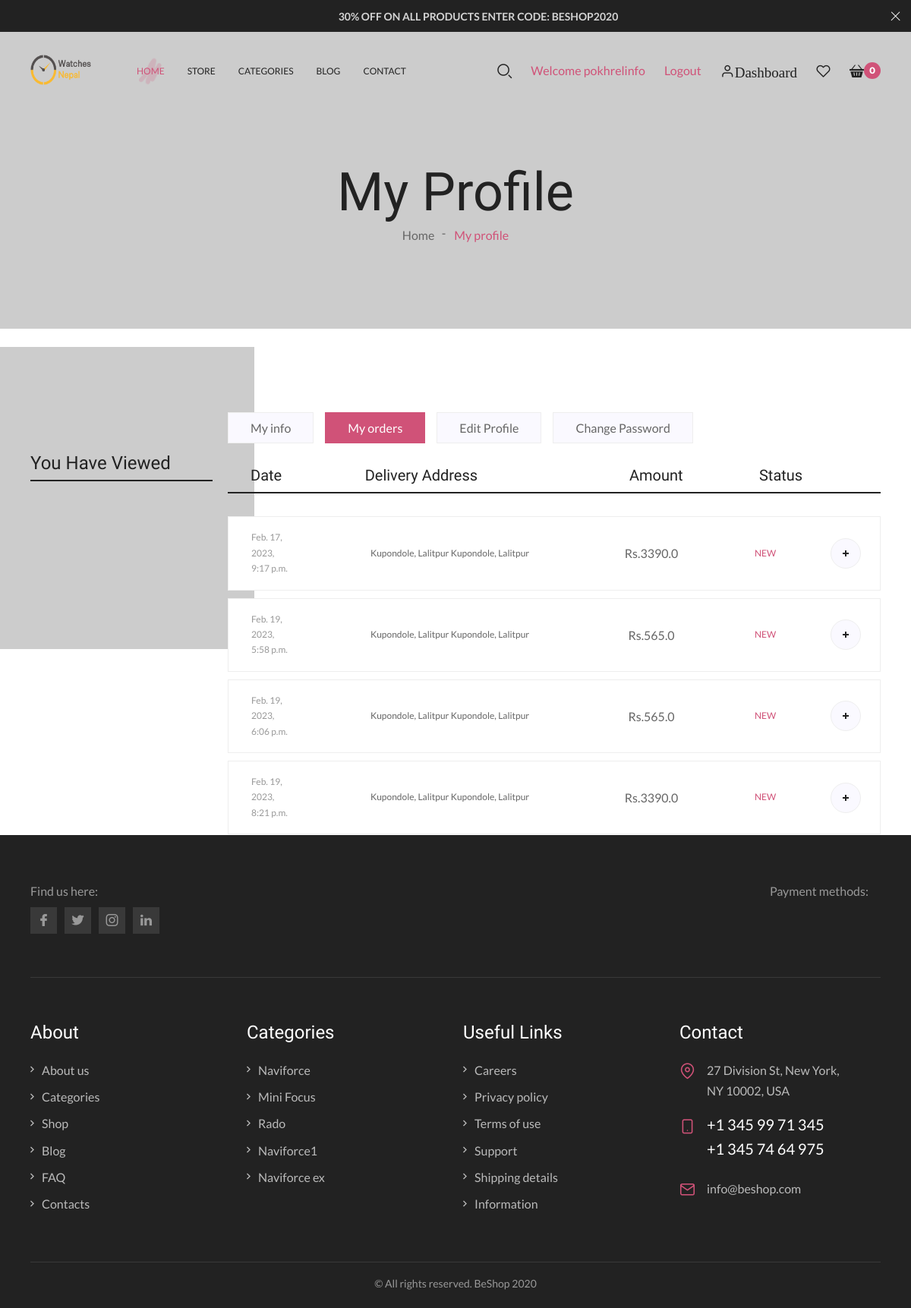
The app's page /accounts/my_order/ (signed in) with its own data.
### orders/models.py (models this page shows, shortened)
class Order(models.Model):
    STATUS = (
        ('New', 'New'),
        ('Accepted', 'Accepted'),
        ('Completed', 'Completed'),
        ('Cancelled', 'Cancelled'),
    )
    user = models.ForeignKey(Account, on_delete=models.SET_NULL, null=True)
    payment = models.ForeignKey(Payment, on_delete=models.SET_NULL, blank=True, null=True)
    order_number = models.CharField(max_length=20)
    first_name = models.CharField(max_length=50)
    last_name = models.CharField(max_length=50, null=True)
    phone = PhoneNumberField(help_text='Contact phone number')
    email = models.EmailField(max_length=50, null=True)
    address_line_1 = models.CharField(max_length=50)
    address_line_2 = models.CharField(max_length=50, blank=True)
    city = models.CharField(max_length=50)
    order_note = models.CharField(max_length=100, blank=True)
    order_total = models.FloatField()
    tax = models.FloatField()
    status = models.CharField(max_length=10, choices=STATUS, default='New')
    ip = models.CharField(blank=True, max_length=20)
    is_ordered = models.BooleanField(default=False)
    created_at = models.DateTimeField(auto_now_add=True)
    updated_at = models.DateTimeField(auto_now=True)
    def full_address(self):
        return f'{self.address_line_1} {self.address_line_2}'

### contact/models.py (models this page shows, shortened)
class Contact(models.Model):
    logo = models.ImageField(upload_to='logo')
    company_name = models.CharField(max_length=250)
    address = models.CharField(max_length=250)
    address_2 = models.CharField(max_length=250, blank=True)
    phone_number = PhoneNumberField(help_text='Contact phone number')
    email = models.EmailField(max_length=20)
    day_open = models.CharField(max_length=100, null=True)
    contact_note = models.TextField(null=True)

class Socialmedia(models.Model):
    facebook = models.URLField(max_length=200)
    instagram = models.URLField(max_length=200)
    twitter = models.URLField(max_length=200)
    youtube = models.URLField(max_length=200, blank=True)

### accounts/models.py (models this page shows, shortened)
class Account(AbstractBaseUser):
    first_name = models.CharField(max_length=50)
    last_name = models.CharField(max_length=50)
    username = models.CharField(max_length=50, unique=True)
    email = models.EmailField(max_length=100,unique=True)
    phone_number = models.CharField(max_length=50)
    date_joined = models.DateTimeField(default=timezone.now)
    last_login  = models.DateTimeField(default=timezone.now)
    is_admin    = models.BooleanField(default=False)
    is_staff    = models.BooleanField(default=False)
    is_active = models.BooleanField(default=False)
    is_superadmin = models.BooleanField(default=False)
    USERNAME_FIELD = 'email'
    REQUIRED_FIELDS = ['username','first_name','last_name']
    objects = MyaccountManager()

### category/models.py (models this page shows, shortened)
class Category(models.Model):
    category_name = models.CharField(max_length=50, unique=True)
    slug = models.SlugField(max_length=200, unique=True)
    description = models.TextField(blank=True)
    image = models.ImageField(upload_to='photos/category', blank=True)
    addition = models.CharField(max_length=200, null=True)
    is_active = models.BooleanField(default=True)
    def get_url(self):
        return reverse('product_by_category', args=[self.slug])

### accounts/views.py (the view)
# urls.py: path('my_order/', views.my_order, name= 'my_order'),
@login_required(login_url = 'login')
def my_order(request):
    orders = Order.objects.filter(user_id=request.user.id, is_ordered=True)
    context = {
        'orders':orders,
    }
    return render(request, 'accounts/my_order.html', context)

### category/context_processors.py (called while the page is built)
def menu_links(request):
    links = Category.objects.all()
    product_cat = Product.objects.filter(category__id__in=links)
    link_count = product_cat.count()
    return dict(links=links, link_count = link_count)

### contact/context_processors.py (called while the page is built)
def social_link(request):
    social_link = Socialmedia.objects.all()
    contact = Contact.objects.all()
    return dict(social_link=social_link,contact=contact)

### templates/accounts/my_order.html (shortened to what this page needs)
{% extends 'base.html'%}
{% load static %}
{% block content %}
        <main class="content">
            <div class="detail-block detail-block_margin">
                <div class="wrapper">
                    <div class="detail-block__content">
                        <h1>My profile</h1>
                        <ul class="bread-crumbs">
                            <li class="bread-crumbs__item">
                                <a href="#" class="bread-crumbs__link">Home</a>
                            </li>
                            <li class="bread-crumbs__item">My profile</li>
                        </ul>
                    </div>
                </div>
            </div>
            <div class="profile">
                <div class="wrapper">
                    <div class="profile-content">
                        <div class="profile-aside">
                            <div class="profile-aside__viewed">
                                <h5>You have viewed</h5>
                            </div>
                        </div>
                        <div class="profile-main">
                            <div class="tab-wrap">
                            {% include 'includes/dashboard_header.html' %}
                                <div class="box-tab-cont">
                                    <div class="tab-cont" id="profile-tab_2">
                                        <div class="profile-orders">
                                            <div class="profile-orders__row profile-orders__row-head">
                                                <div class="profile-orders__col">date</div>
                                                <div class="profile-orders__col">Delivery address</div>
                                                <div class="profile-orders__col">amount</div>
                                                <div class="profile-orders__col">Status</div>
                                            </div>
                                            {% for order in orders%}
                                            <div class="profile-orders__item">
                                                <div class="profile-orders__row">
                                                    <div class="profile-orders__col"><span class="profile-orders__col-mob">date</span><span class="profile-orders__item-date">{{order.created_at}}</span></div>
                                                    <div class="profile-orders__col"><span class="profile-orders__col-mob">Delivery address</span><span class="profile-orders__item-addr">{{order.full_address}}</span></div>
                                                    <div class="profile-orders__col"><span class="profile-orders__col-mob">amount</span><span class="profile-orders__item-price">Rs.{{order.order_total}}</span></div>
                                                    <div class="profile-orders__col">
                                                        <span class="profile-orders__col-onway">{{order.status}}</span>
                                                        <span class="profile-orders__col-btn"></span>
                                                    </div>
                                                </div>
                                            </div>
                                            {% endfor %}
                                        </div>
                                    </div>
                                </div>
                            </div>
                        </div>
                    </div>
                </div>
                <img class="promo-video__decor js-img" data-src="https://via.placeholder.com/1197x1371/FFFFFF" alt="">
            </div>
        </main>
{% endblock %}

### templates/includes/navbar.html (shortened to what this page needs)
{% load static %}
		<header class="header">
			<div class="header-top">
				<span>30% OFF ON ALL PRODUCTS ENTER CODE: beshop2020</span>
				<i class="header-top-close js-header-top-close icon-close"></i>
			</div>
			<div class="header-content">
				<div class="header-logo">
					{% for contacts in contact %}
					{% if contacts.company_name == 'Watches Nepal Pvt. Ltd' %}
					<a href="{% url 'home' %}"> <img src='{{contacts.logo.url}}' alt="" width="80" height="40"></a>
					{% endif %}
					{% endfor %}
				</div>
				<div class="header-box">
					<ul class="header-nav">
						<li><a href="{% url 'home' %}" class="active">Home</a></li>
						<li><a href="{% url 'store' %}">Store</a></li>
						<li><a href="{% url 'category' %}">Categories</a></li>
						<li><a href="{% url 'blog' %}">blog</a></li>
						<li><a href="{% url 'contact' %}">contact</a></li>
					</ul>
					<ul class="header-options">
						<li><a href="#"><i class="icon-search"></i></a></li>
						{% if user.id is not None %}
						<li><a href="#">Welcome {{user.username}} </a></li>
						<li><a href="{% url 'logout' %}">Logout </a></li>
						<li><a href="{% url 'dashboard' %}"><i class="icon-user">Dashboard</i></a></li>
						{% else %}
						<li><a href="{% url 'login' %}"><i class="icon-user">Sign in</i></a></li>
						<li><a href="{% url 'register' %}">Register<i class=""></i></a></li>
						{% endif %}
						<li><a href="{% url 'wish' %}"><i class="icon-heart"></i></a></li>
						<li><a href="{% url 'cart' %}"><i class="icon-cart"></i><span>0</span></a></li>
					</ul>
				</div>
			</div>
		</header>

### templates/includes/footer.html (shortened to what this page needs)
{% load static %}
	<footer class="footer">
			<div class="wrapper">
				<div class="footer-top">
					<div class="footer-top__social">
						<span>Find us here:</span>
						<ul>
							{% for social_links in social_link %}
							<li><a href="{{social_links.facebook}}"><i class="icon-facebook"></i></a></li>
							<li><a href="{{social_links.twitter}}"><i class="icon-twitter"></i></a></li>
							<li><a href="{{social_links.instagram}}"><i class="icon-insta"></i></a></li>
							<li><a href="{{social_links.youtube}}"><i class="icon-in"></i></a></li>
							{% endfor %}
						</ul>
					</div>
					<div class="footer-top__payments">
						<span>Payment methods:</span>
						<ul>
						</ul>
					</div>
				</div>
				<div class="footer-nav">
					<div class="footer-nav__col">
						<span class="footer-nav__col-title">About</span>
						<ul>
							<li><a href="about.html">About us</a></li>
							<li><a href="categories.html">Categories</a></li>
							<li><a href="shop.html">Shop</a></li>
							<li><a href="blog.html">Blog</a></li>
							<li><a href="faq.html">FAQ</a></li>
							<li><a href="contacts.html">Contacts</a></li>
						</ul>
					</div>
					<div class="footer-nav__col">
						<span class="footer-nav__col-title">Categories</span>
						<ul>
							{% for link in links %}
								<li><a href="{{link.get_url}}">{{link.category_name}}</a></li>
							{% endfor %}
						</ul>
					</div>
					<div class="footer-nav__col">
						<span class="footer-nav__col-title">Useful links</span>
						<ul>
							<li><a href="#">Careers</a></li>
							<li><a href="#">Privacy policy</a></li>
							<li><a href="#">Terms of use</a></li>
							<li><a href="#">Support</a></li>
							<li><a href="#">Shipping details</a></li>
							<li><a href="#">Information</a></li>
						</ul>
					</div>
					<div class="footer-nav__col">
						<span class="footer-nav__col-title">Contact</span>
						<ul>
							<li><i class="icon-map-pin"></i> 27 Division St, New York, NY 10002, USA</li>
							<li>
								<i class="icon-smartphone"></i>
								<div class="footer-nav__col-phones">
									<a href="tel:+13459971345">+1 345 99 71 345</a>
									<a href="tel:+13457464975">+1 345 74 64 975</a>
								</div>
							</li>
							<li><i class="icon-mail"></i><a href="mailto:info@beshop.com">info@beshop.com</a></li>
						</ul>
					</div>
				</div>
				<div class="footer-copy">
					<span>&copy; All rights reserved. BeShop 2020</span>
				</div>
			</div>
		</footer>

### records on screen
Order: created_at "Feb. 17, 2023, 9:17 p.m.", full_address "Kupondole, Lalitpur Kupondole, Lalitpur", order_total "3390.0", status "NEW"
Order: created_at "Feb. 19, 2023, 5:58 p.m.", full_address "Kupondole, Lalitpur Kupondole, Lalitpur", order_total "565.0", status "NEW"
Order: created_at "Feb. 19, 2023, 6:06 p.m.", full_address "Kupondole, Lalitpur Kupondole, Lalitpur", order_total "565.0", status "NEW"
Order: created_at "Feb. 19, 2023, 8:21 p.m.", full_address "Kupondole, Lalitpur Kupondole, Lalitpur", order_total "3390.0", status "NEW"
Contact: logo (picture)
Account: username "pokhrelinfo"
Category: category_name "Naviforce"
Category: category_name "Mini Focus"
Category: category_name "Rado"
Category: category_name "Naviforce1"
Category: category_name "Naviforce ex"
